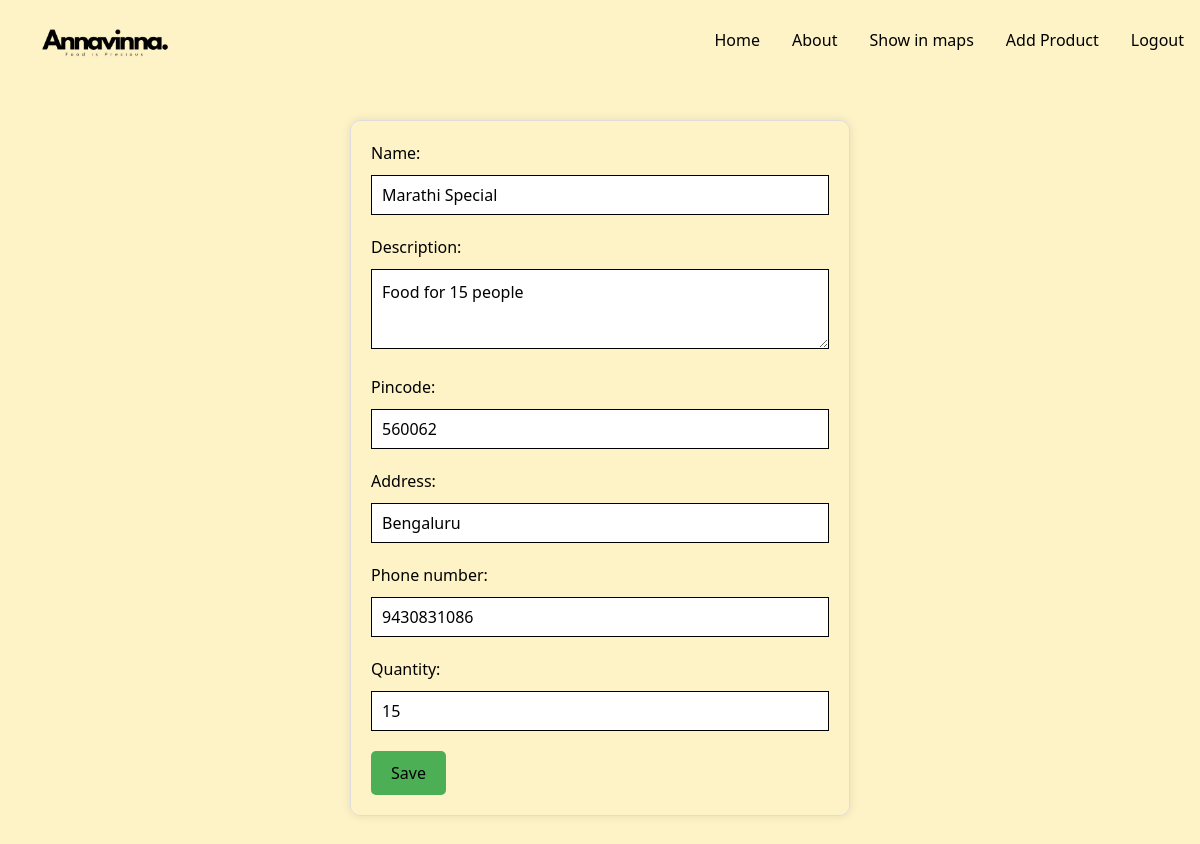
The page /foodmart/edit/ (signed in) on the database its author committed.
### foodwaste/models.py (models this page shows, shortened)
class foodmart(models.Model):
    name=models.CharField(max_length=100)
    description=models.TextField()
    pincode=models.CharField(max_length=10)
    lat=models.CharField(max_length=20,null=True,blank=True)
    lon=models.CharField(max_length=20,null=True,blank=True)
    address=models.CharField(max_length=100,null=False,blank=False)
    phone_number = models.CharField(max_length=12)
    quantity= models.CharField(max_length=12)
    created_by = models.ForeignKey(settings.AUTH_USER_MODEL, on_delete=models.CASCADE, related_name='foodmarts')
    is_delivered = models.BooleanField(default=False)

### foodwaste/views.py (the view)
# urls.py: path('foodmart/edit/',views.foodmart_edit, name='foodmart_edit'),
def foodmart_edit(request):
    foodmart_instance = foodmart.objects.filter(created_by=request.user).first()
    if not foodmart_instance:
        return redirect('foodmart_list')
    if request.method == 'POST':
        form = FoodmartForm(request.POST, instance=foodmart_instance)
        if form.is_valid():
            form.save()
            return redirect('foodmart_list')
    else:
        form = FoodmartForm(instance=foodmart_instance)
    return render(request, 'foodmart_form.html', {'form': form})

### foodwaste/forms.py
class FoodmartForm(forms.ModelForm):
    class Meta:
        model = foodmart
        fields = ['name', 'description', 'pincode','address','phone_number','quantity']

### foodwaste/templates/foodmart_form.html (shortened to what this page needs)
{% extends 'base.html' %}
{% block content %}
    <form method="post" class="form">
        {{ form.as_p }}
        <button class="btn" type="submit">Save</button>
    </form>
{% endblock %}

### foodwaste/templates/foodmart_form.html (style rules this page uses)
* { box-sizing: border-box; margin: 0; padding: 0; }
.form { max-width: 500px; margin: 40px auto; padding: 20px; border: 1px solid #ddd; box-shadow: 0 0 10px rgba(0, 0, 0, 0.1); border-radius: 10px; }
label { display: block; margin-bottom: 10px; }
input[type="text"], input[type="email"], input[type="password"], textarea { width: 100%; height: 40px; margin-bottom: 20px; padding: 10px; border: 1px solid black; font-size: 16px; }
textarea { height: 80px; }
.btn[type="submit"] { background-color: #4CAF56; border: none; padding: 10px 20px; font-size: 16px; cursor: pointer; border-radius: 5px; }

### rows shown on the page
foodmart: name "Marathi Special", description "Food for 15 people", pincode "560062", address "Bengaluru", phone_number "9430831086", quantity "15"
